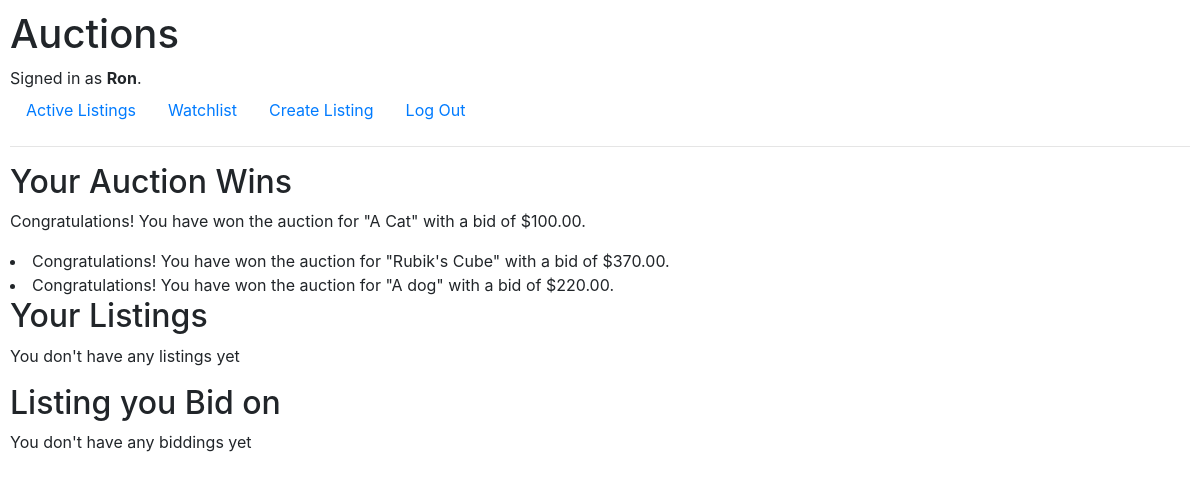
The page / (signed in) on the database its author committed.
### auctions/models.py (models this page shows)
class User(AbstractUser):
    pass

class Auction_results(models.Model):
    auction = models.ForeignKey(Auction_listings, on_delete=models.SET_NULL, null=True, blank=True)
    winner = models.ForeignKey(User, on_delete=models.CASCADE)
    bid_amount = models.DecimalField(max_digits=10, decimal_places=2)
    message = models.TextField(blank=True, null=True)

### auctions/views.py (the view)
# urls.py: path("", views.index, name="index"),
def index(request):
    if request.user.is_authenticated:
        listings = Auction_listings.objects.filter(owner=request.user)
        auction_results = Auction_results.objects.filter(winner=request.user)
        user_bids = Bids.objects.filter(user=request.user)
        unique_bids = {bid.auction.id: bid.auction for bid in user_bids}
        bid_listings = list(unique_bids.values())
        return render(request, "auctions/index.html", {
            "listings": listings,
            "auction_results": auction_results,
            "bid_listings": bid_listings,
        })
    else:
        return HttpResponseRedirect(reverse('active_listing'))

### auctions/templates/auctions/index.html
{% extends "auctions/layout.html" %}
{% block body %}
    {% if user.is_authenticated %}
        {% if auction_results %}
            <h2>Your Auction Wins</h2>
            <ul id="nodecor">
                {% for result in auction_results %}
                    <li>{{ result.message }} <small>{{ result.auction.title }}</small></li>
            </ul>
                {% endfor %}
        {% else %}
            <p>No auction wins yet.</p>
        {% endif %}
        <h2>Your Listings</h2>
        <ul id="nodecor">
            {% if listings %}
                {% for list in listings %}
                    <hr>
                    <div style="display: flex;">
                        <li>
                            {% if list.url %}
                                <img src="{{ list.url }}" alt="cat" width="140px">
                            {% else %}
                                <img src="path/to/placeholder-image.jpg" alt="Placeholder Image" width="140px">
                            {% endif %}
                        </li>
                        <li style="margin-left: 40px;">
                            <a href="{% url 'listing' list.id %}">
                                <h5>{{ list.title }} </h5>
                            </a>
                            <h6><b>Original Price: ${{ list.bid }} </b></h6>
                            {% if list.description %}
                                <h6>{{ list.description }}</h6>
                            {% endif %}
                            <p>Created {{ list.now }}</p6>
                        </li>
                    </div>
                    <hr>
                {% endfor %}
            {% else %}
                    <p>You don't have any listings yet</p>
            {% endif %}
        </ul>
        <h2>Listing you Bid on</h2>
        <ul id="nodecor">
            {% if bid_listings %}
                {% for list in bid_listings %}
                    <hr>
                    <div style="display: flex;">
                        <li>
                            {% if list.url %}
                                <img src="{{ list.url }}" alt="cat" width="140px">
                            {% else %}
                                <img src="path/to/placeholder-image.jpg" alt="Placeholder Image" width="140px">
                            {% endif %}
                        </li>
                        <li style="margin-left: 40px;">
                            <a href="{% url 'listing' list.id %}">
                                <h5>{{ list.title }} </h5>
                            </a>
                            <h6><b>Original Price: ${{ list.bid }} </b></h6>
                            {% if list.description %}
                                <h6>{{ list.description }}</h6>
                            {% endif %}
                            <p>Created {{ list.now }}</p6>
                        </li>
                    </div>
                    <hr>
                {% endfor %}
            {% else %}
                    <p>You don't have any biddings yet</p>
            {% endif %}
        </ul>
    {% else %}
        <p>blahblah</p>
    {% endif %}
{% endblock %}

### auctions/templates/auctions/layout.html (shortened to what this page needs)
{% load static %}
<!DOCTYPE html>
<html lang="en">
    <head>
        <link rel="stylesheet" href="https://stackpath.bootstrapcdn.com/bootstrap/4.4.1/css/bootstrap.min.css">
        <link href="{% static 'auctions/styles.css' %}" rel="stylesheet">
    </head>
    <body>
        <h1>Auctions</h1>
        <div>
            {% if user.is_authenticated %}
                Signed in as <strong>{{ user.username }}</strong>.
            {% else %}
                Not signed in.
            {% endif %}
        </div>
        <ul class="nav">
                <li class="nav-item">
                    <a class="nav-link" href="{% url 'active_listing' %}">Active Listings</a>
                </li>
            {% if user.is_authenticated %}
                <li class="nav-item">
                    <a class="nav-link" href="{% url 'watchlist' %}">Watchlist</a>
                </li>
                <li class="nav-item">
                    <a class="nav-link" href="{% url 'new_listing' %}">Create Listing</a>
                </li>
                <li class="nav-item">
                    <a class="nav-link" href="{% url 'logout' %}">Log Out</a>
                </li>
            {% endif %}
        </ul>
        <hr>
        {% block body %}
        {% endblock %}
    </body>
</html>

### auctions/static/auctions/styles.css (style rules this page uses)
body { padding: 10px; }
#nodecor { list-style-type: none; padding-left: 0; }

### rows shown on the page
User: username "Ron"
Auction_results: message "Congratulations! You have won the auction for \"A Cat\" with a bid of $100.00."
Auction_results: message "Congratulations! You have won the auction for \"Rubik's Cube\" with a bid of $370.00."
Auction_results: message "Congratulations! You have won the auction for \"A dog\" with a bid of $220.00."
